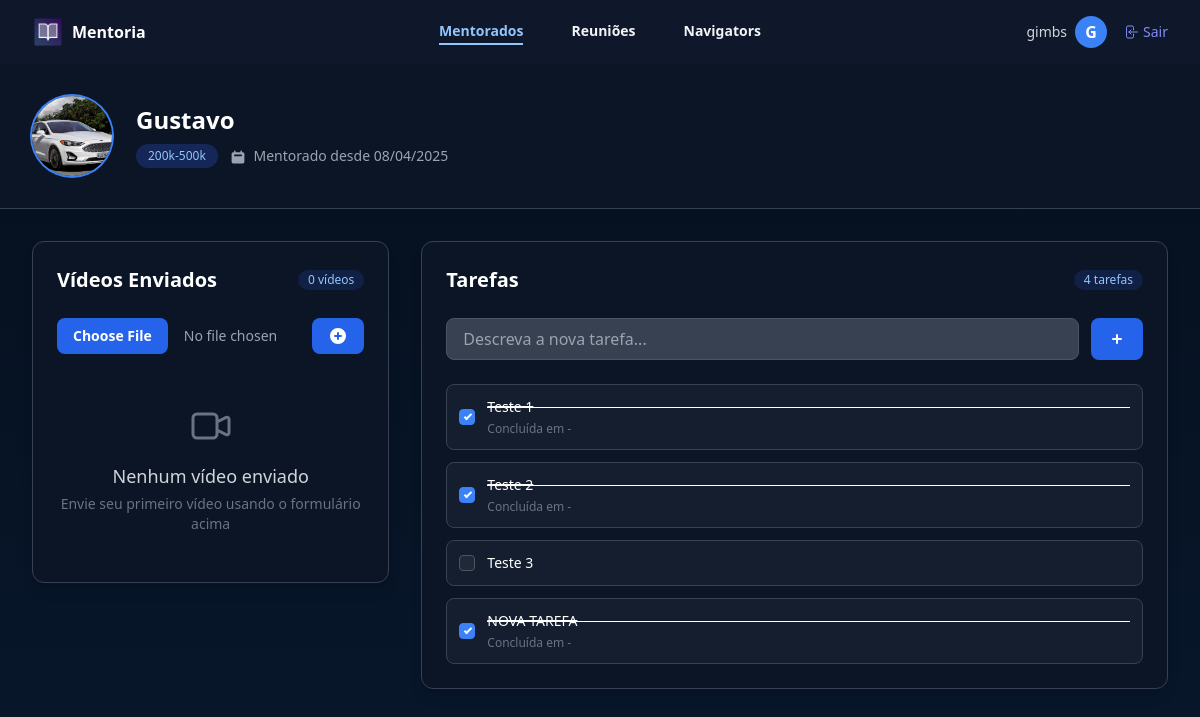
The page /mentorados/tarefas/3/ (signed in) on the database its author committed.
### mentorados/models.py (models this page shows, shortened)
class Mentorados(models.Model):
    estagios = [
        ('E1', '10k-50k'),
        ('E2', '50k-100k'),
        ('E3', '100k-200k'),
        ('E4', '200k-500k'),
        ('E5', '500k-1M'),
    ]
    nome = models.CharField(max_length=255)
    email = models.EmailField(max_length=255)
    telefone = models.CharField(max_length=255, null=True, blank=True)
    estagio = models.CharField(max_length=3, choices=estagios)
    foto = models.ImageField(upload_to='fotos', null=True, blank=True)
    navigator = models.ForeignKey(Navigators, null=True, blank=True, on_delete=models.CASCADE)
    user = models.ForeignKey(User, on_delete=models.CASCADE)
    criado_em = models.DateTimeField(auto_now_add=True)
    token = models.CharField(max_length=16)
    def __str__(self):
        return self.nome

class Tarefas(models.Model):
    mentorado = models.ForeignKey(Mentorados, on_delete=models.DO_NOTHING)
    tarefa = models.CharField(max_length=255)
    realizada = models.BooleanField(default=False)

### mentorados/views.py (the view, shortened to what this page needs)
# urls.py: path('tarefas/<int:id>/', views.tarefas, name='tarefas'),
@login_required
def tarefas(request, id):
    mentorado = Mentorados.objects.get(id=id)
    if mentorado.user != request.user:
        raise Http404()
    if request.method == 'GET':
        tarefas = Tarefas.objects.filter(mentorado=mentorado)
        videos = Upload.objects.filter(mentorado=mentorado)
        return render(request, 'tarefas.html', {'mentorado': mentorado, 'tarefas': tarefas, 'videos': videos})

### mentorados/templates/tarefas.html (shortened to what this page needs)
{% extends "base.html" %}
{% load static %}
{% block 'body' %}
<header class="bg-slate-900 shadow-sm">
  <nav class="flex items-center justify-between p-4 lg:px-8" aria-label="Global">
    <div class="flex lg:flex-1">
      <a href="{% url 'home' %}" class="-m-1.5 p-1.5 flex items-center">
        <img class="h-8 w-auto mr-2" src="{% static 'logo.png' %}" alt="">
        <span class="text-white font-bold">Mentoria</span>
      </a>
    </div>
    <div class="hidden lg:flex lg:gap-x-12">
      <a href="{% url 'mentorados'%}" class="text-sm/6 font-semibold text-blue-300 border-b-2 border-blue-300">Mentorados</a>
      <a href="{% url 'reunioes'%}" class="text-sm/6 font-semibold text-gray-100 hover:text-blue-300 transition-colors">Reuniões</a>
      <a href="{% url 'navigators'%}" class="text-sm/6 font-semibold text-gray-100 hover:text-blue-300 transition-colors">Navigators</a>
    </div>
    {% if request.user.is_authenticated %}
    <div class="hidden lg:flex lg:flex-1 lg:justify-end">
      <div class="flex items-center">
        <span class="text-sm text-gray-300 mr-2">{{ request.user.username }}</span>
        <div class="w-8 h-8 rounded-full bg-blue-500 flex items-center justify-center text-white font-bold">
          {{ request.user.username|first|upper }}
        </div>
        <a href="{% url 'logout' %}" class="text-sm text-indigo-400 hover:text-indigo-300 flex items-center gap-1 ml-4">
          <svg class="size-4" fill="none" viewBox="0 0 24 24" stroke-width="1.5" stroke="currentColor">
            <path stroke-linecap="round" stroke-linejoin="round" d="M15.75 9V5.25A2.25 2.25 0 0013.5 3h-6a2.25 2.25 0 00-2.25 2.25v13.5A2.25 2.25 0 007.5 21h6a2.25 2.25 0 002.25-2.25V15M12 9l-3 3m0 0l3 3m-3-3h12.75" />
          </svg>
          Sair
        </a>
      </div>
    </div>
    {% endif %}
  </nav>
</header>
<main class="bg-gradient-to-b from-[#05101d] to-[#0a1a33] min-h-screen">
  <div class="bg-[#0b1526] border-b border-gray-700">
    <div class="max-w-7xl mx-auto px-4 sm:px-6 lg:px-8 py-8">
      <div class="flex flex-col sm:flex-row items-start sm:items-center gap-6">
        <div class="flex-shrink-0">
          {% if mentorado.foto %}
          <img class="h-20 w-20 rounded-full object-cover ring-2 ring-blue-500" src="{{mentorado.foto.url}}" alt="{{mentorado}}">
          {% else %}
          <div class="h-20 w-20 rounded-full bg-blue-600 flex items-center justify-center text-white text-2xl font-bold ring-2 ring-blue-400">
            {{ mentorado.nome|first|upper }}
          </div>
          {% endif %}
        </div>
        <div>
          <h1 class="text-2xl font-bold text-white">{{ mentorado }}</h1>
          <div class="mt-2 flex flex-wrap items-center gap-3">
            <span class="inline-flex items-center px-3 py-1 rounded-full text-xs font-medium bg-blue-900/50 text-blue-300">
              {{ mentorado.get_estagio_display }}
            </span>
            <span class="text-sm text-gray-400">
              <svg xmlns="http://www.w3.org/2000/svg" class="h-4 w-4 inline mr-1" viewBox="0 0 20 20" fill="currentColor">
                <path fill-rule="evenodd" d="M6 2a1 1 0 00-1 1v1H4a2 2 0 00-2 2v10a2 2 0 002 2h12a2 2 0 002-2V6a2 2 0 00-2-2h-1V3a1 1 0 10-2 0v1H7V3a1 1 0 00-1-1zm0 5a1 1 0 000 2h8a1 1 0 100-2H6z" clip-rule="evenodd" />
              </svg>
              Mentorado desde {{ mentorado.criado_em|date:"d/m/Y" }}
            </span>
          </div>
        </div>
      </div>
    </div>
  </div>
  <div class="max-w-7xl mx-auto px-4 sm:px-6 lg:px-8 py-8">
    <div class="grid grid-cols-1 lg:grid-cols-3 gap-8">
      <div class="lg:col-span-1">
        <div class="bg-[#0b1526] rounded-xl shadow-lg border border-gray-700 p-6">
          <div class="flex items-center justify-between mb-6">
            <h2 class="text-xl font-bold text-white">Vídeos Enviados</h2>
            <span class="bg-blue-900/30 text-blue-300 text-xs font-medium px-2.5 py-0.5 rounded-full">
              {{ videos.count }} vídeo{{ videos.count|pluralize }}
            </span>
          </div>
          <form action="{% url 'upload' mentorado.id %}" method="POST" enctype='multipart/form-data' class="mb-6">
            <div class="flex gap-3">
              <div class="flex-1">
                <input type="file" name="video" id="video-upload" required
                       class="block w-full text-sm text-gray-400 file:mr-4 file:py-2 file:px-4 file:rounded-lg file:border-0 file:text-sm file:font-semibold file:bg-blue-600 file:text-white hover:file:bg-blue-700">
              </div>
              <button type="submit"
                      class="bg-blue-600 hover:bg-blue-700 text-white font-medium py-2 px-4 rounded-lg transition-colors flex items-center justify-center">
                <svg xmlns="http://www.w3.org/2000/svg" class="h-5 w-5" viewBox="0 0 20 20" fill="currentColor">
                  <path fill-rule="evenodd" d="M10 18a8 8 0 100-16 8 8 0 000 16zm1-11a1 1 0 10-2 0v2H7a1 1 0 100 2h2v2a1 1 0 102 0v-2h2a1 1 0 100-2h-2V7z" clip-rule="evenodd" />
                </svg>
              </button>
            </div>
          </form>
          {% if videos %}
          <div class="space-y-3">
            {% for video in videos %}
            <div class="flex items-center justify-between p-3 bg-gray-800/50 rounded-lg border border-gray-700 hover:bg-gray-700/30 transition-colors">
              <div class="flex items-center gap-3">
                <svg xmlns="http://www.w3.org/2000/svg" viewBox="0 0 24 24" fill="currentColor" class="h-5 w-5 text-blue-400 flex-shrink-0">
                  <path d="M4.5 4.5a3 3 0 0 0-3 3v9a3 3 0 0 0 3 3h8.25a3 3 0 0 0 3-3v-9a3 3 0 0 0-3-3H4.5ZM19.94 18.75l-2.69-2.69V7.94l2.69-2.69c.944-.945 2.56-.276 2.56 1.06v11.38c0 1.336-1.616 2.005-2.56 1.06Z" />
                </svg>
                <div>
                  <a href="{{video.video.url}}" class="text-sm font-medium text-blue-400 hover:text-blue-300" target="_blank">
                    Vídeo {{ forloop.counter }}
                  </a>
                  <p class="text-xs text-gray-400 mt-1">
                    Enviado em {{video.data_upload|date:"d/m/Y H:i"}}
                  </p>
                </div>
              </div>
              <button onclick="confirmarExclusao({{video.id}})" class="text-red-400 hover:text-red-300 transition-colors">
                <svg xmlns="http://www.w3.org/2000/svg" fill="none" viewBox="0 0 24 24" stroke-width="1.5" stroke="currentColor" class="w-5 h-5">
                  <path stroke-linecap="round" stroke-linejoin="round" d="m14.74 9-.346 9m-4.788 0L9.26 9m9.968-3.21c.342.052.682.107 1.022.166m-1.022-.165L18.16 19.673a2.25 2.25 0 0 1-2.244 2.077H8.084a2.25 2.25 0 0 1-2.244-2.077L4.772 5.79m14.456 0a48.108 48.108 0 0 0-3.478-.397m-12 .562c.34-.059.68-.114 1.022-.165m0 0a48.11 48.11 0 0 1 3.478-.397m7.5 0v-.916c0-1.18-.91-2.164-2.09-2.201a51.964 51.964 0 0 0-3.32 0c-1.18.037-2.09 1.022-2.09 2.201v.916m7.5 0a48.667 48.667 0 0 0-7.5 0" />
                </svg>
              </button>
            </div>
            {% endfor %}
          </div>
          {% else %}
          <div class="text-center py-6">
            <h3 class="text-lg font-medium text-gray-300">Nenhum vídeo enviado</h3>
            <p class="mt-1 text-sm text-gray-500">Envie seu primeiro vídeo usando o formulário acima</p>
          </div>
          {% endif %}
        </div>
      </div>
      <div class="lg:col-span-2">
        <div class="bg-[#0b1526] rounded-xl shadow-lg border border-gray-700 p-6">
          <div class="flex items-center justify-between mb-6">
            <h2 class="text-xl font-bold text-white">Tarefas</h2>
            <span class="bg-blue-900/30 text-blue-300 text-xs font-medium px-2.5 py-0.5 rounded-full">
              {{ tarefas.count }} tarefa{{ tarefas.count|pluralize }}
            </span>
          </div>
          <form action="{% url 'tarefas' mentorado.id %}" method="POST" class="mb-6">
            <div class="flex gap-3">
              <div class="flex-1">
                <input type="text" name="tarefa" required
                       class="block w-full bg-gray-700 border border-gray-600 rounded-lg px-4 py-2 text-white placeholder-gray-400 focus:ring-2 focus:ring-blue-500 focus:border-blue-500"
                       placeholder="Descreva a nova tarefa...">
              </div>
              <button type="submit"
                      class="bg-blue-600 hover:bg-blue-700 text-white font-medium py-2 px-4 rounded-lg transition-colors flex items-center justify-center">
                <svg xmlns="http://www.w3.org/2000/svg" class="h-5 w-5" viewBox="0 0 20 20" fill="currentColor">
                  <path fill-rule="evenodd" d="M10 5a1 1 0 011 1v3h3a1 1 0 110 2h-3v3a1 1 0 11-2 0v-3H6a1 1 0 110-2h3V6a1 1 0 011-1z" clip-rule="evenodd" />
                </svg>
              </button>
            </div>
          </form>
          {% if tarefas %}
          <div class="space-y-3">
            {% for tarefa in tarefas %}
            <div class="flex items-center p-3 bg-gray-800/50 rounded-lg border border-gray-700 hover:bg-gray-700/30 transition-colors">
              <input id="tarefa-{{tarefa.id}}"
                     type="checkbox"
                     class="w-4 h-4 text-blue-600 rounded bg-gray-700 border-gray-600 focus:ring-blue-500 focus:ring-2"
                     {% if tarefa.realizada %} checked {% endif %}>
              <label for="tarefa-{{tarefa.id}}" class="ms-3 flex-1">
                <span class="block text-sm font-medium text-white {% if tarefa.realizada %}line-through text-gray-400{% endif %}">
                  {{tarefa.tarefa}}
                </span>
                {% if tarefa.realizada %}
                <span class="block text-xs text-gray-500 mt-1">
                  Concluída em {{tarefa.data_conclusao|date:"d/m/Y H:i"|default:"-"}}
                </span>
                {% endif %}
              </label>
            </div>
            {% endfor %}
          </div>
          {% endif %}
        </div>
      </div>
    </div>
  </div>
</main>
{% endblock %}

### mentorados/templates/tarefas.html (style rules this page uses)
input[type="checkbox"] { appearance: none; -webkit-appearance: none; width: 1rem; height: 1rem; border: 1px solid #4b5563; border-radius: 0.25rem; background-color: #1f2937; cursor: pointer; position: relative; }
input[type="checkbox"]:checked { background-color: #3b82f6; border-color: #3b82f6; }
input[type="checkbox"]:checked::after { content: ""; position: absolute; left: 0.375rem; top: 0.125rem; width: 0.25rem; height: 0.5rem; border: solid white; border-width: 0 2px 2px 0; transform: rotate(45deg); }
.line-through { position: relative; }
.line-through::after { content: ""; position: absolute; left: 0; top: 50%; width: 0; height: 1px; background: currentColor; transition: width 0.3s ease; }
input[type="checkbox"]:checked + label .line-through::after { width: 100%; }

### rows shown on the page
Mentorados: foto (picture), nome "Gustavo", estagio "200k-500k", criado_em "08/04/2025"
Tarefas: realizada "☑", tarefa "Teste 1", data_conclusao "-"
Tarefas: realizada "☑", tarefa "Teste 2", data_conclusao "-"
Tarefas: tarefa "Teste 3"
Tarefas: realizada "☑", tarefa "NOVA TAREFA", data_conclusao "-"

### other values the page prints
{{ request.user.username }} "gimbs"
{{ request.user.username|first|upper }} "G"
{{ videos.count }} "0"
{{ tarefas.count }} "4"
